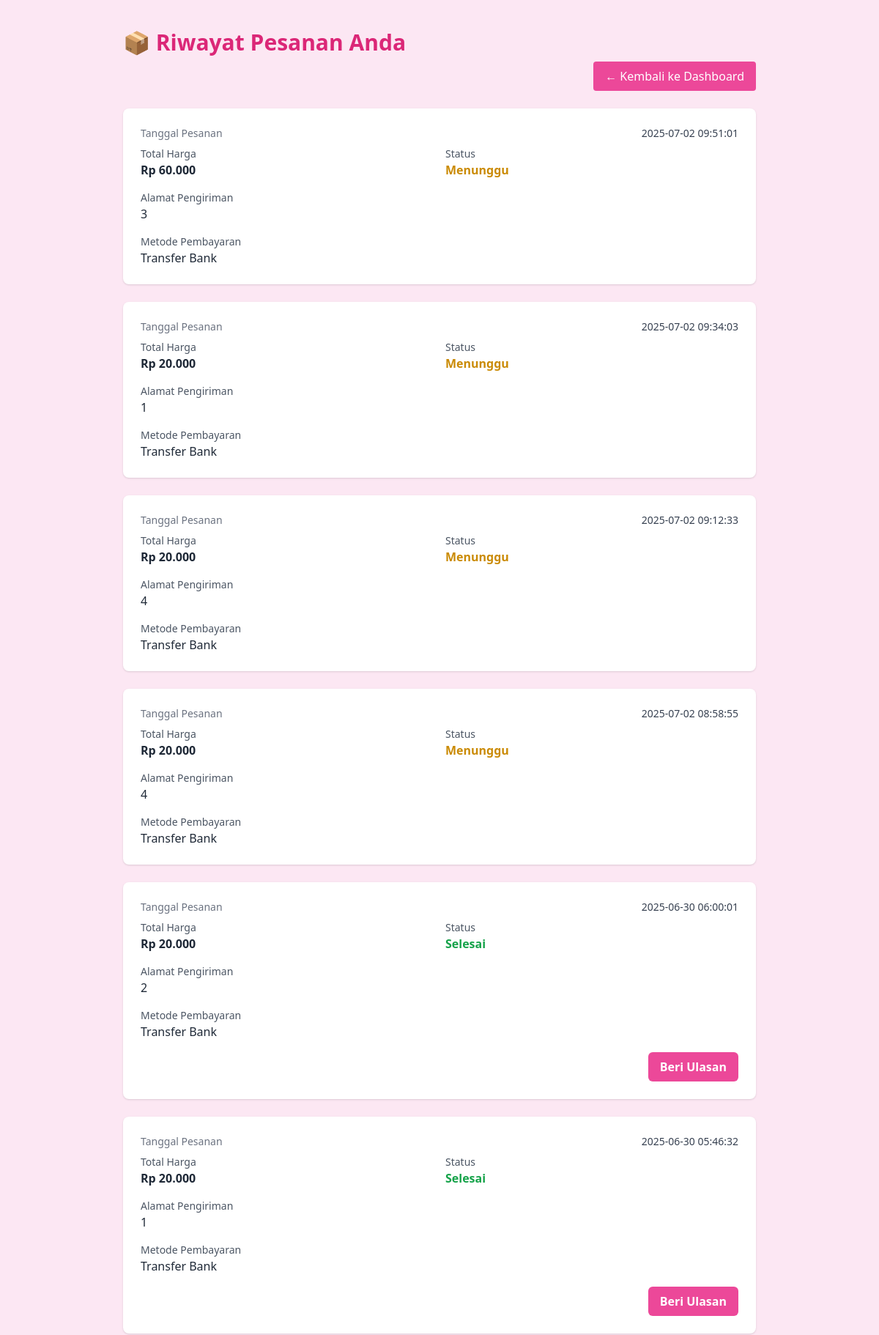
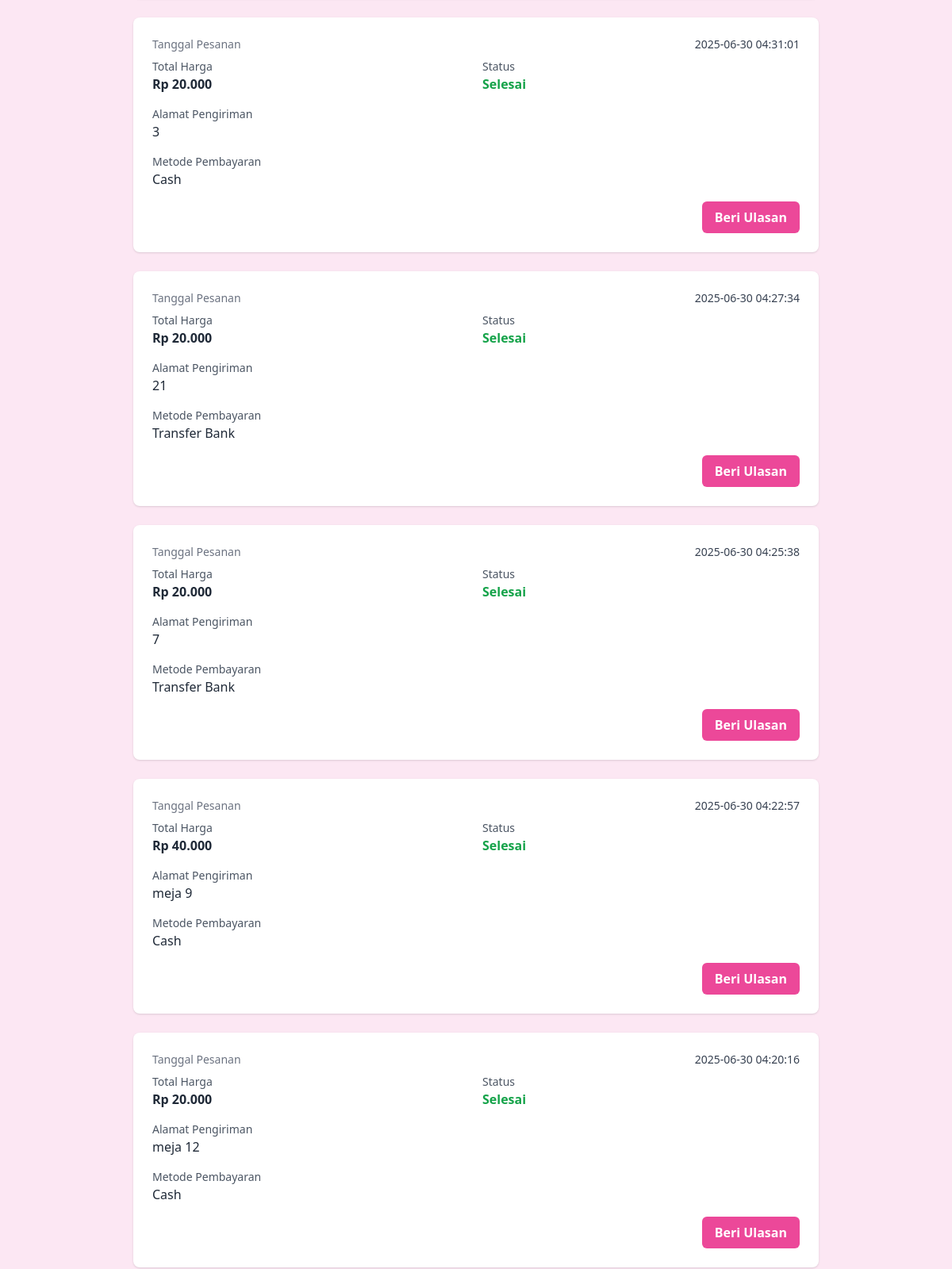
Page /riwayat_pesanan.php (signed in, upper part) on the committed database (2 pictures, top to bottom).
### tables this page shows
CREATE TABLE `pesanan` (
  `id` int(11) NOT NULL,
  `pengguna_id` int(11) NOT NULL,
  `total_harga` decimal(10,2) NOT NULL,
  `alamat_pengiriman` text NOT NULL,
  `metode_pembayaran` varchar(50) NOT NULL,
  `status` enum('menunggu','diproses','dikirim','selesai','batal') DEFAULT 'menunggu',
  `tanggal_pesanan` timestamp NOT NULL DEFAULT current_timestamp()
);

### riwayat_pesanan.php (the view, shortened to what this page needs)
<?php
include 'koneksi.php';
$user_id = $_SESSION['user_id'];
$query = "SELECT * FROM pesanan WHERE pengguna_id = $user_id ORDER BY tanggal_pesanan DESC";
$result = mysqli_query($koneksi, $query);
?>
<!DOCTYPE html>
<html lang="id">
<head>
    <script src="https://cdn.tailwindcss.com"></script>
</head>
<body class="bg-pink-100 font-sans">
<div class="max-w-4xl mx-auto py-10 px-4">
    <div class="mb-6">
        <h1 class="text-3xl font-bold text-pink-600 mb-2">📦 Riwayat Pesanan Anda</h1>
        <div class="text-right">
            <a href="customer_dashboard.php"
               class="inline-block bg-pink-500 text-white px-4 py-2 rounded hover:bg-pink-600 transition">
               ← Kembali ke Dashboard
            </a>
        </div>
    </div>
    <?php if (mysqli_num_rows($result) > 0): ?>
        <div class="space-y-6">
            <?php while ($pesanan = mysqli_fetch_assoc($result)): ?>
                <div class="bg-white shadow rounded-lg p-6">
                    <div class="flex justify-between items-center mb-2">
                        <span class="text-sm text-gray-500">Tanggal Pesanan</span>
                        <span class="text-sm text-gray-700 font-medium">
                            <?= htmlspecialchars($pesanan['tanggal_pesanan']) ?>
                        </span>
                    </div>
                    <div class="grid grid-cols-2 gap-4 mt-2">
                        <div>
                            <p class="text-gray-600 text-sm">Total Harga</p>
                            <p class="font-semibold text-gray-800">Rp <?= number_format($pesanan['total_harga'], 0, ',', '.') ?></p>
                        </div>
                        <div>
                            <p class="text-gray-600 text-sm">Status</p>
                            <p class="font-semibold <?= $pesanan['status'] === 'selesai' ? 'text-green-600' : 'text-yellow-600' ?>">
                                <?= htmlspecialchars(ucfirst($pesanan['status'])) ?>
                            </p>
                        </div>
                        <div class="col-span-2">
                            <p class="text-gray-600 text-sm">Alamat Pengiriman</p>
                            <p class="text-gray-800"><?= htmlspecialchars($pesanan['alamat_pengiriman']) ?></p>
                        </div>
                        <div>
                            <p class="text-gray-600 text-sm">Metode Pembayaran</p>
                            <p class="text-gray-800"><?= htmlspecialchars($pesanan['metode_pembayaran']) ?></p>
                        </div>
                    </div>
                    <?php if ($pesanan['status'] === 'selesai'): ?>
                        <div class="mt-4 text-right">
                            <a href="beri_ulasan.php?pesanan_id=<?= $pesanan['id'] ?>"
                            class="inline-block bg-pink-500 hover:bg-pink-600 text-white font-semibold px-4 py-2 rounded-md transition">
                            Beri Ulasan
                            </a>
                        </div>
                    <?php endif; ?>
                </div>
            <?php endwhile; ?>
        </div>
    <?php else: ?>
        <div class="bg-white p-6 rounded-lg shadow text-center text-gray-600">
            Belum ada pesanan yang dilakukan.
        </div>
    <?php endif; ?>
</div>
</body>
</html>

### rows in the picture
pesanan: tanggal_pesanan "2025-07-02 09:51:01", total_harga "60.000", status "Menunggu", alamat_pengiriman "3", metode_pembayaran "Transfer Bank"
pesanan: tanggal_pesanan "2025-07-02 09:34:03", total_harga "20.000", status "Menunggu", alamat_pengiriman "1", metode_pembayaran "Transfer Bank"
pesanan: tanggal_pesanan "2025-07-02 09:12:33", total_harga "20.000", status "Menunggu", alamat_pengiriman "4", metode_pembayaran "Transfer Bank"
pesanan: tanggal_pesanan "2025-07-02 08:58:55", total_harga "20.000", status "Menunggu", alamat_pengiriman "4", metode_pembayaran "Transfer Bank"
pesanan: tanggal_pesanan "2025-06-30 06:00:01", total_harga "20.000", status "Selesai", alamat_pengiriman "2", metode_pembayaran "Transfer Bank"
pesanan: tanggal_pesanan "2025-06-30 05:46:32", total_harga "20.000", status "Selesai", alamat_pengiriman "1", metode_pembayaran "Transfer Bank"
pesanan: tanggal_pesanan "2025-06-30 04:31:01", total_harga "20.000", status "Selesai", alamat_pengiriman "3", metode_pembayaran "Cash"
pesanan: tanggal_pesanan "2025-06-30 04:27:34", total_harga "20.000", status "Selesai", alamat_pengiriman "21", metode_pembayaran "Transfer Bank"
pesanan: tanggal_pesanan "2025-06-30 04:25:38", total_harga "20.000", status "Selesai", alamat_pengiriman "7", metode_pembayaran "Transfer Bank"
pesanan: tanggal_pesanan "2025-06-30 04:22:57", total_harga "40.000", status "Selesai", alamat_pengiriman "meja 9", metode_pembayaran "Cash"
pesanan: tanggal_pesanan "2025-06-30 04:20:16", total_harga "20.000", status "Selesai", alamat_pengiriman "meja 12", metode_pembayaran "Cash"
